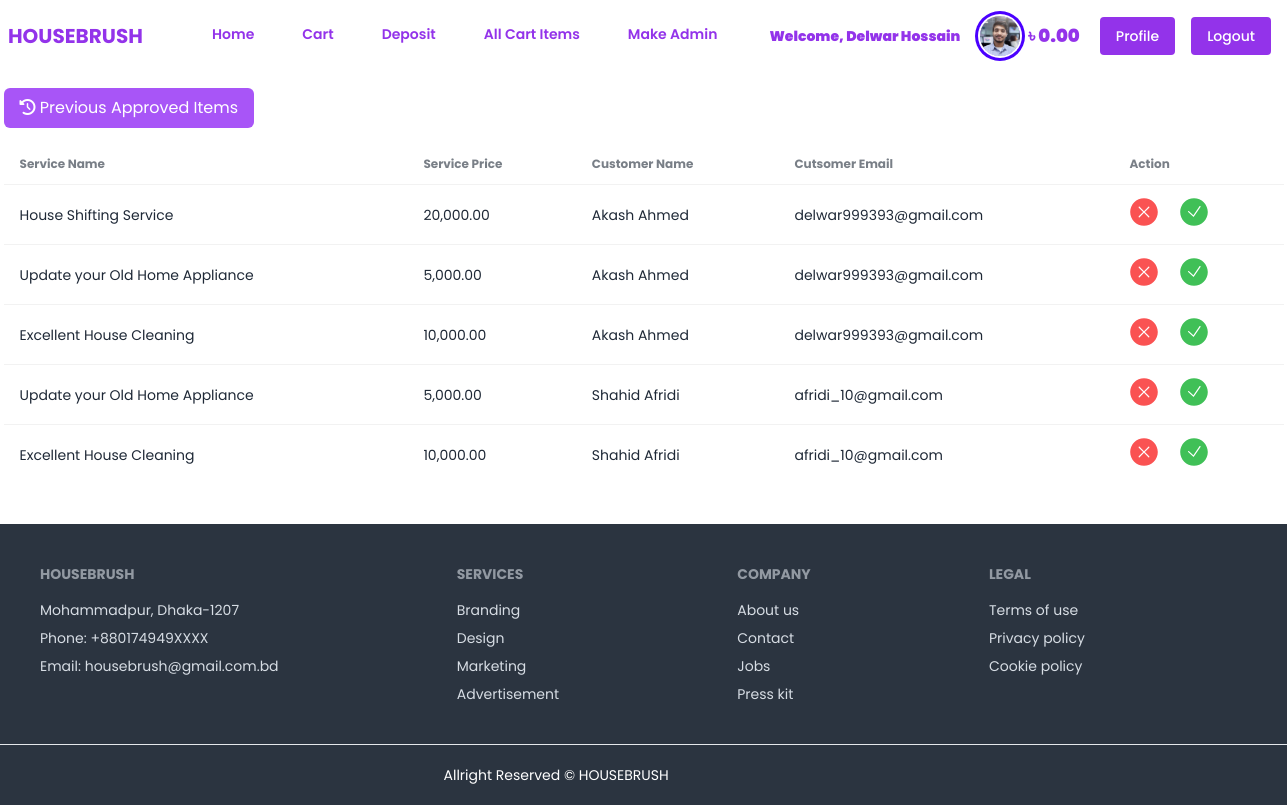
The page /services/cart_items/ (signed in) on the database as committed earlier.
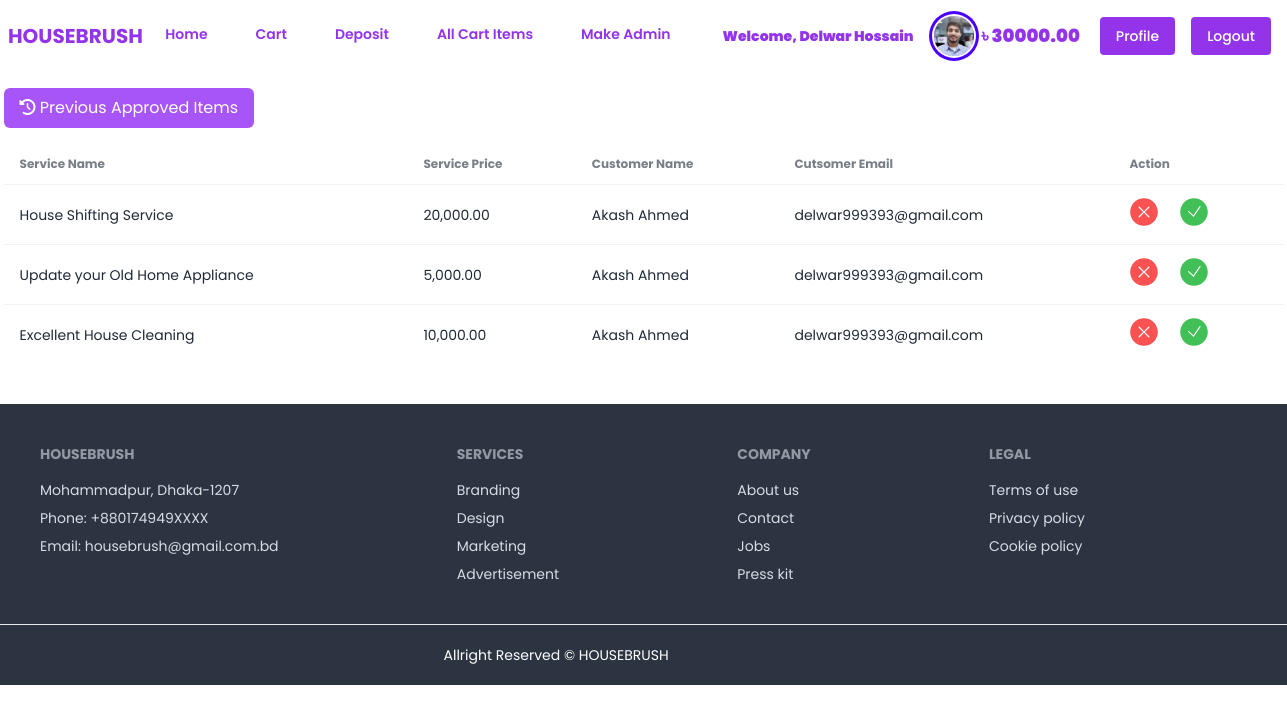
The same page on the database as committed later.
### account/models.py (models this page shows, shortened)
class UserAccount(AbstractUser):
    address = models.TextField()
    balance = models.DecimalField( max_digits=12, decimal_places=2, default=0, null=True, blank=True)
    image = models.ImageField(upload_to='account/images/')

### service/models.py (models this page shows, shortened)
class Cart(models.Model):
    service = models.ForeignKey(Service, on_delete = models.CASCADE)
    customer = models.ForeignKey(UserAccount, on_delete = models.CASCADE)
    is_order_confirm = models.BooleanField(default=False)

class Service(models.Model):
    service_name = models.CharField(max_length = 100)
    description = models.TextField()
    price = models.DecimalField(max_digits=12,decimal_places=2)
    image = models.ImageField(upload_to = 'service/images/')
    category = models.ForeignKey(Category, on_delete= models.CASCADE)

### service/views.py (the view)
# urls.py: path('cart_items/', CartAllItemsView.as_view(), name='cart_items'),
class CartAllItemsView(LoginRequiredMixin, ListView):
    model = Cart
    template_name = 'service/admin_cart.html'
    context_object_name= 'items'
    def get_queryset(self):
        user_id = self.request.user.id
        queryset = Cart.objects.filter(is_order_confirm=False)
        return queryset

### service/templates/service/admin_cart.html (shortened to what this page needs)
{% extends "base.html" %}
{% load humanize %}
{% load static %}
{% block content %}
{% if 'approved' in request.path %}
    <button class="flex items-center my-4 px-4 py-2 bg-red-400 text-white rounded-md focus:outline-none focus:ring-2 focus:ring-red-400">
        <a href="{% url 'cart_items' %}">
            <i class="fa-solid fa-arrow-left-long"></i>
            Go Back
        </a>
    </button>
    {% else %}
      <button class="flex items-center my-4 px-4 py-2 bg-purple-500 text-white rounded-md focus:outline-none focus:ring-2 focus:ring-purple-500">
          <a href="{% url 'approved' %}">
           <i class="fa-solid fa-clock-rotate-left"></i>
          Previous Approved Items
        </a>
    </button>
{% endif %}
{% if items|length > 0 %}
<div class="overflow-x-auto">
  <table class="table">
    <thead>
      <tr>
        <th class="font-bold">Service Name</th>
        <th class="font-bold">Service Price</th>
        <th class="font-bold">Customer Name</th>
        <th class="font-bold">Cutsomer Email</th>
        <th class="font-bold">Action</th>
      </tr>
    </thead>
    <tbody>
      {% for item in items %}
        <tr>
            <td>
                {{item.service.service_name}}
            </td>
            <td>
                {{item.service.price|floatformat:2|intcomma }}
            </td>
            <td>{{item.customer.first_name}} {{item.customer.last_name}}</td>
            <td>{{ item.customer.email }}</td>
            <th class="flex gap-5">
                {% if item.is_order_confirm == True %}
                    <span class="text-green-500">Approved</span>
                {% else %}
                <a href="{% url "cancel" item.id %}" class="tooltip" data-tip="Cancel Service">
                </a>
                <a href="{% url "confirm" item.id %}" class="tooltip" data-tip="Approve Order">
                  <button class="">
                      <div class="svg-container hover:text-white">
                      </div>
                  </button>
                </a>
                {% endif %}
            </th>
        </tr>
      {% endfor %}
    </tbody>
  </table>
</div>
{% endif %}
{% endblock content %}

### core/templates/base.html (shortened to what this page needs)
<!DOCTYPE html>
<html lang="en">
<head>
    <link href="https://cdn.jsdelivr.net/npm/daisyui@4.5.0/dist/full.min.css" rel="stylesheet" type="text/css" />
    <link href="https://cdn.jsdelivr.net/npm/swiffy-slider@1.6.0/dist/css/swiffy-slider.min.css" rel="stylesheet">
    <link rel="stylesheet" href="https://cdnjs.cloudflare.com/ajax/libs/font-awesome/6.5.1/css/all.min.css" />
    <script src="https://cdn.tailwindcss.com"></script>
</head>
<body style="font-family: 'Poppins', sans-serif">
    {% include "navbar.html" %}
    <div class="container mx-auto">
        {% block content %}
        {% endblock content %}
    </div>
    {% include "footer.html" %}
</body>
</html>

### core/templates/navbar.html (shortened to what this page needs)
<div class="navbar bg-base-100">
  <div class="navbar-start">
    <a href="{% url "home" %}" class="text-purple-600 text-xl uppercase font-bold">HouseBrush</a>
  </div>
  <div class="navbar-center hidden lg:flex">
    <ul class="menu menu-horizontal px-1">
      <li>
          <a href="{% url "home" %}" class="block font-semibold mt-4 lg:inline-block lg:mt-0 text-purple-600 hover:text-red-600 hover:font-black mr-4">Home</a>
        </li>
        <li>
          <a href="{% url "cart" %}" class="block font-semibold mt-4 lg:inline-block lg:mt-0 text-purple-600 hover:text-red-600 hover:font-black mr-4">
            Cart
          </a>
        </li>
        <li>
          <a href="{% url 'account:deposit' %}" class="block font-semibold mt-4 lg:inline-block lg:mt-0 text-purple-600 hover:text-red-600 hover:font-black mr-4">Deposit</a>
        </li>
        {% if request.user.is_staff == True %}
        <li>
          <a href="{% url "cart_items" %}" class="block font-semibold mt-4 lg:inline-block lg:mt-0 text-purple-600 hover:text-red-600 hover:font-black mr-4">All Cart Items</a>
        </li>
        <li>
          <a href="{% url 'account:make_admin' %}" class="block font-semibold mt-4 lg:inline-block lg:mt-0 text-purple-600 hover:text-red-600 hover:font-black mr-4">Make Admin</a>
        </li>
        {% endif %}
        {% if request.user.is_authenticated %}
          <div class="flex justify-content-between items-center">
            <div class="text-purple-600 my-auto  font-black px-5">
              Welcome, {{ request.user.first_name }} {{ request.user.last_name }}
            </div>
          <div class="avatar">
              <div class="w-10 rounded-full ring ring-primary ring-offset-base-100 ring-offset-2">
                {% if request.user.image and request.user.image.url %}
                    <img src="{{ request.user.image.url }}" />
                    {% endif %}
              </div>
            </div>
            <h2 class="text-lg text-purple-600 my-auto  font-black px-2">৳ {{request.user.balance}}</h2>
        </div>
        {% endif %}
    </ul>
  </div>
  <div class="navbar-end">
    {% if request.user.is_authenticated %}
    <a href="{% url "account:profile" request.user.id %}" class="mx-2 inline-block font-medium text-sm px-4 py-3 leading-none bg-purple-600 rounded text-white border-white hover:border-transparent hover:text-dark hover:bg-red-600 mt-4 lg:mt-0">Profile</a>
    <a href="{% url "account:logout" %}" class="mx-2 inline-block font-medium text-sm px-4 py-3 leading-none bg-purple-600 rounded text-white border-white hover:border-transparent hover:text-dark hover:bg-red-600 mt-4 lg:mt-0">Logout</a>
    {% endif %}
  </div>
</div>

### core/templates/footer.html (shortened to what this page needs)
<footer>
  <div class="footer p-10 bg-neutral text-neutral-content mt-10">
    <nav>
      <header class="footer-title">HOUSEBRUSH</header>
      <a class="link link-hover">Mohammadpur, Dhaka-1207</a>
      <a class="link link-hover">Phone: +880174949XXXX</a>
      <a class="link link-hover">Email: housebrush@gmail.com.bd</a>
    </nav>
    <nav>
      <header class="footer-title">Services</header>
      <a class="link link-hover">Branding</a>
      <a class="link link-hover">Design</a>
      <a class="link link-hover">Marketing</a>
      <a class="link link-hover">Advertisement</a>
    </nav>
    <nav>
      <header class="footer-title">Company</header>
      <a class="link link-hover">About us</a>
      <a class="link link-hover">Contact</a>
      <a class="link link-hover">Jobs</a>
      <a class="link link-hover">Press kit</a>
    </nav>
    <nav>
      <header class="footer-title">Legal</header>
      <a class="link link-hover">Terms of use</a>
      <a class="link link-hover">Privacy policy</a>
      <a class="link link-hover">Cookie policy</a>
    </nav>
  </div>
  <div class="footer py-5 bg-neutral text-center">
    <p  style="width:400px; margin: 0 auto; color:white;">Allright Reserved &copy HOUSEBRUSH</p>
  </div>
</footer>

Rows that differ between the two databases and show on the page:
removed Cart: service.service_name "Update your Old Home Appliance", service.price "5,000.00", customer.first_name "Shahid", customer.last_name "Afridi", customer.email "afridi_10@gmail.com", is_order_confirm False (drawn)
removed Cart: service.service_name "Excellent House Cleaning", service.price "10,000.00", customer.first_name "Shahid", customer.last_name "Afridi", customer.email "afridi_10@gmail.com", is_order_confirm False (drawn)
changed UserAccount "Delwar": user.balance "0.00" → "30000.00"
